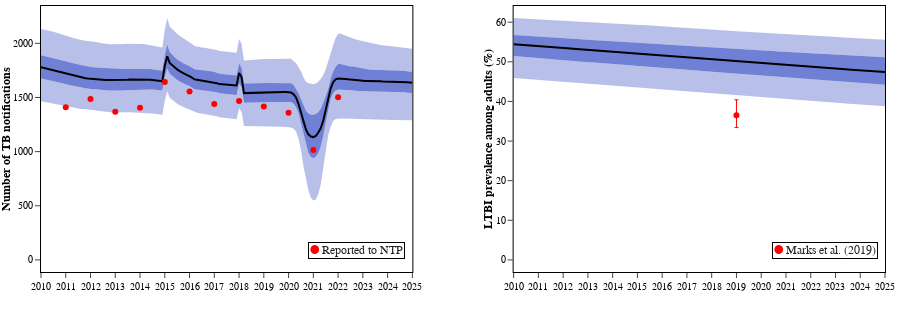

Source (notebook cell):
### Code cell
plot_output_ranges(base_quantiles,targets,['notification','percentage_latent_adults'],indicator_names,indicator_legends,2,2010,2025, option='camau') #.write_image(DOCS_PATH /'camau/targets.png', scale=3)

### Figure 1 — Plotly figure (JSON) as saved in the notebook; plotly's stock layout.template omitted (floating-point values rounded to 4 significant figures; data arrays with more than 128 entries replaced by an {"elided": "..."} marker saying what was removed)
{"data": [{"fill": "tonexty", "fillcolor": "rgba(0,30,180,0.0)", "line": {"width": 0}, "name": "0.025", "showlegend": false, "type": "scatter", "x": {"elided": "151 float values"}, "xaxis": "x", "y": {"elided": "151 float values"}, "yaxis": "y"}, {"fill": "tonexty", "fillcolor": "rgba(0,30,180,0.27999999999999997)", "line": {"width": 0}, "name": "0.25", "showlegend": false, "type": "scatter", "x": {"elided": "151 float values"}, "xaxis": "x", "y": {"elided": "151 float values"}, "yaxis": "y"}, {"fill": "tonexty", "fillcolor": "rgba(0,30,180,0.5599999999999999)", "line": {"width": 0}, "name": "0.5", "showlegend": false, "type": "scatter", "x": {"elided": "151 float values"}, "xaxis": "x", "y": {"elided": "151 float values"}, "yaxis": "y"}, {"fill": "tonexty", "fillcolor": "rgba(0,30,180,0.5599999999999999)", "line": {"width": 0}, "name": "0.75", "showlegend": false, "type": "scatter", "x": {"elided": "151 float values"}, "xaxis": "x", "y": {"elided": "151 float values"}, "yaxis": "y"}, {"fill": "tonexty", "fillcolor": "rgba(0,30,180,0.27999999999999997)", "line": {"width": 0}, "name": "0.975", "showlegend": false, "type": "scatter", "x": {"elided": "151 float values"}, "xaxis": "x", "y": {"elided": "151 float values"}, "yaxis": "y"}, {"line": {"color": "black"}, "name": "Median", "showlegend": false, "type": "scatter", "x": {"elided": "151 float values"}, "xaxis": "x", "y": {"elided": "151 float values"}, "yaxis": "y"}, {"marker": {"color": "red", "size": 6}, "mode": "markers", "name": "", "showlegend": false, "type": "scatter", "x": [2011, 2012, 2013, 2014, 2015, 2016, 2017, 2018, 2019, 2020, 2021, 2022], "xaxis": "x", "y": [1409, 1485, 1369, 1405, 1642, 1555, 1440, 1468, 1417, 1360, 1016, 1503], "yaxis": "y"}, {"fill": "tonexty", "fillcolor": "rgba(0,30,180,0.0)", "line": {"width": 0}, "name": "0.025", "showlegend": false, "type": "scatter", "x": {"elided": "151 float values"}, "xaxis": "x2", "y": {"elided": "151 float values"}, "yaxis": "y2"}, {"fill": "tonexty", "fillcolor": "rgba(0,30,180,0.27999999999999997)", "line": {"width": 0}, "name": "0.25", "showlegend": false, "type": "scatter", "x": {"elided": "151 float values"}, "xaxis": "x2", "y": {"elided": "151 float values"}, "yaxis": "y2"}, {"fill": "tonexty", "fillcolor": "rgba(0,30,180,0.5599999999999999)", "line": {"width": 0}, "name": "0.5", "showlegend": false, "type": "scatter", "x": {"elided": "151 float values"}, "xaxis": "x2", "y": {"elided": "151 float values"}, "yaxis": "y2"}, {"fill": "tonexty", "fillcolor": "rgba(0,30,180,0.5599999999999999)", "line": {"width": 0}, "name": "0.75", "showlegend": false, "type": "scatter", "x": {"elided": "151 float values"}, "xaxis": "x2", "y": {"elided": "151 float values"}, "yaxis": "y2"}, {"fill": "tonexty", "fillcolor": "rgba(0,30,180,0.27999999999999997)", "line": {"width": 0}, "name": "0.975", "showlegend": false, "type": "scatter", "x": {"elided": "151 float values"}, "xaxis": "x2", "y": {"elided": "151 float values"}, "yaxis": "y2"}, {"line": {"color": "black"}, "name": "Median", "showlegend": false, "type": "scatter", "x": {"elided": "151 float values"}, "xaxis": "x2", "y": {"elided": "151 float values"}, "yaxis": "y2"}, {"error_y": {"array": [3.9], "arrayminus": [3.1], "color": "red", "symmetric": false, "thickness": 1, "type": "data", "width": 2}, "marker": {"color": "red", "size": 6}, "mode": "markers", "name": "", "showlegend": false, "type": "scatter", "x": [2019], "xaxis": "x2", "y": [36.5], "yaxis": "y2"}], "layout": {"annotations": [{"bordercolor": "black", "borderwidth": 1, "showarrow": false, "text": "<span style=\"color:red; font-size:12px\">&#9679;</span> <span style=\"font-size:12px\">Reported to NTP</span>", "x": 0.98, "xanchor": "right", "xref": "x domain", "y": 0.05, "yanchor": "bottom", "yref": "y domain"}, {"bordercolor": "black", "borderwidth": 1, "showarrow": false, "text": "<span style=\"color:red; font-size:12px\">&#9679;</span> <span style=\"font-size:12px\">Marks et al. (2019)</span>", "x": 0.98, "xanchor": "right", "xref": "x2 domain", "y": 0.05, "yanchor": "bottom", "yref": "y2 domain"}], "height": 320, "margin": {"b": 40, "l": 10, "r": 5, "t": 5}, "showlegend": false, "xaxis": {"anchor": "y", "domain": [0, 0.44], "dtick": 1, "range": [2010, 2025], "tick0": 2010, "tickmode": "linear", "title": {"text": ""}}, "xaxis2": {"anchor": "y2", "domain": [0.56, 1], "dtick": 1, "range": [2010, 2025], "tick0": 2010, "tickmode": "linear"}, "yaxis": {"anchor": "x", "domain": [0, 1], "range": [-111.6, 2345.0], "title": {"font": {"size": 12}, "standoff": 0, "text": "<b>Number of TB notifications</b>"}}, "yaxis2": {"anchor": "x2", "domain": [0, 1], "range": [-3.052, 64.09], "title": {"font": {"size": 12}, "standoff": 0, "text": "<b>LTBI prevalence among adults (%)</b>"}}}}
